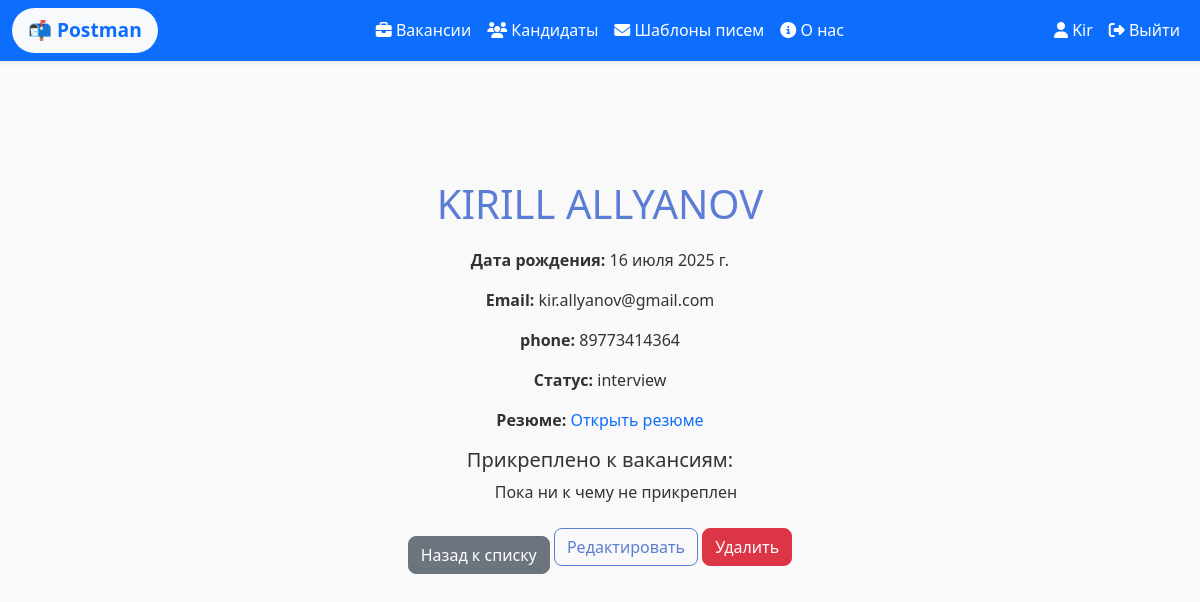
Page /data/candidate_detail/8/ (signed in) on the earlier database version.
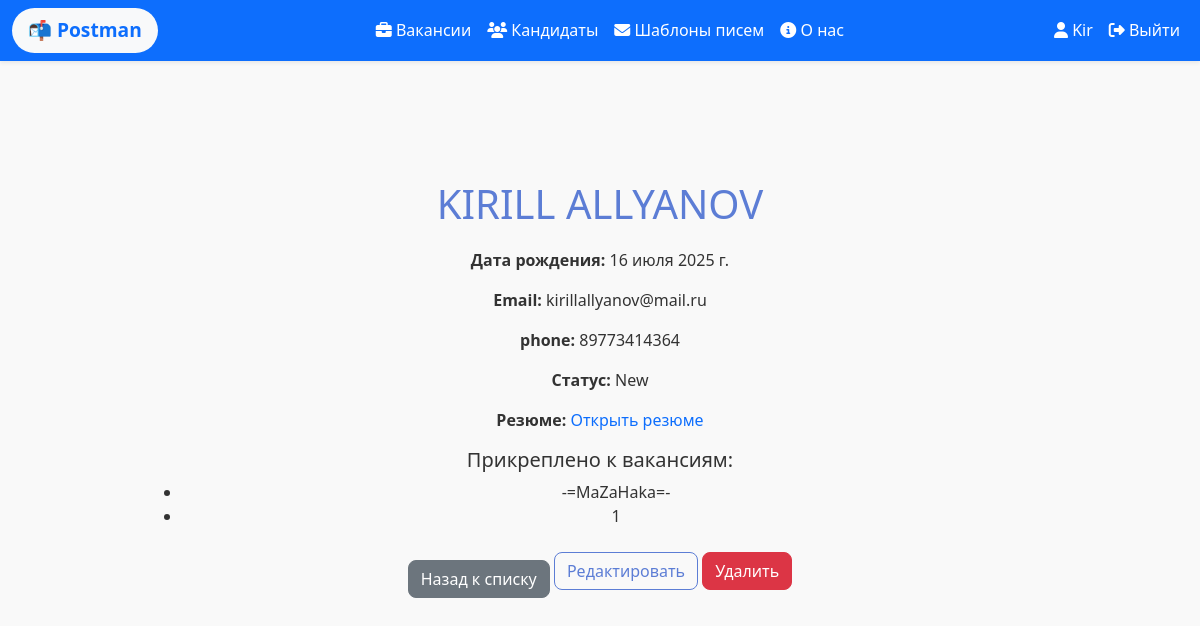
Same page on the later database version.
### data/models.py (models this page shows, shortened)
class Candidate(models.Model):
    STATUS_CHOICES = [
        ('New', 'Новый'),
        ('Message sent', 'Письмо отправлено'),
        ('Response recieved', 'Ответ получен'),
        ('Contact fixe', 'Контакт закреплен'),
        ('Rejected', 'Отклонен')
    ]
    firstname = models.CharField(max_length=100, verbose_name='Имя', blank=True)
    surname = models.CharField(max_length=100, verbose_name='Фамилия', blank=True)
    patronymic = models.CharField(max_length=100, verbose_name='Отчество', blank=True)
    birthday = models.DateField(verbose_name='Дата рождения', blank=True)
    email = models.EmailField(verbose_name='E-mail', blank=True)
    tg = models.CharField(max_length=100, verbose_name='Телеграм', blank=True)
    phone = models.CharField(max_length=15, verbose_name='Номер телефона', blank=True)
    cv = models.FileField(
        upload_to='cvs/',
        validators=[FileExtensionValidator(allowed_extensions=['pdf'])],
        blank=True,
        null=True,
        verbose_name='Резюме'
    )
    status = models.CharField(
        max_length=20,
        choices=STATUS_CHOICES,
        default='new',
        verbose_name='Статус'
    )
    notes = models.TextField(blank=True)
    class Meta:
        verbose_name = 'Кандидат'
        verbose_name_plural = 'Кандидаты'

class Vacancy(models.Model):
    title = models.CharField(max_length=100)
    description = models.TextField()
    user = models.ForeignKey(
        User,
        on_delete=models.SET_NULL,
        null=True,
        blank=True,
        related_name="vacancies",
        verbose_name="Пользователь"
    )
    candidates = models.ManyToManyField(Candidate, related_name='vacancies', blank=True)
    templates = models.ManyToManyField(Template,related_name='vacancies', blank=True)
    class Meta:
        verbose_name = "Вакансия"
        verbose_name_plural = "Вакансии"

### data/views.py (the view)
# urls.py: path('candidate_detail/<int:pk>/', views.candidate_detail, name='candidate_detail'),  # детали по кандидату
@login_required
def candidate_detail(request, pk):
    candidate = get_object_or_404(Candidate, pk=pk)
    return render(request, 'data/candidate_detail.html', {'candidate': candidate})

### data/templates/data/candidate_detail.html (shortened to what this page needs)
{% extends "main/base.html" %}
{% block content %}
<h1>{{ candidate.firstname }} {{ candidate.surname }} {{ candidate.patronymic }}</h1>
<p><strong>Дата рождения:</strong> {{ candidate.birthday }}</p>
<p><strong>Email:</strong> {{ candidate.email }}</p>
<p><strong>phone:</strong> {{ candidate.phone }}</p>
<p><strong>Статус:</strong> {{ candidate.status }}</p>
{% if candidate.cv %}
    <p><strong>Резюме:</strong>
        <a href="{{ candidate.cv.url }}" target="_blank">Открыть резюме</a>
    </p>
{% else %}
    <p><strong>Резюме:</strong> не прикреплено</p>
{% endif %}
<h5>Прикреплено к вакансиям:</h5>
<ul>
    {% for vacancy in candidate.vacancies.all %}
    <li>{{ vacancy.title }}</li>
    {% empty %}
    <p>Пока ни к чему не прикреплен</p>
    {% endfor %}
</ul>
<a href="{% url 'candidates' %}" class="btn btn-secondary mt-3">Назад к списку</a>
<a href="{% url 'candidate_edit' candidate.id %}" class="btn btn-outline-primary">Редактировать</a>
<form action="{% url 'candidate_delete' candidate.id %}" method="post" style="display:inline;">
    <button type="submit" class="btn btn-danger" onclick="return confirm('Удалить кандидата?')">Удалить</button>
</form>
{% endblock %}

Differences in the rows shown:
changed Candidate "KIRILL": email "kir.allyanov@gmail.com" → "kirillallyanov@mail.ru"; status "interview" → "New"
added Vacancy: title "-=MaZaHaka=-"
added Vacancy: title "1"
Other differences:
text no longer shown: "Пока ни к чему не прикреплен"
